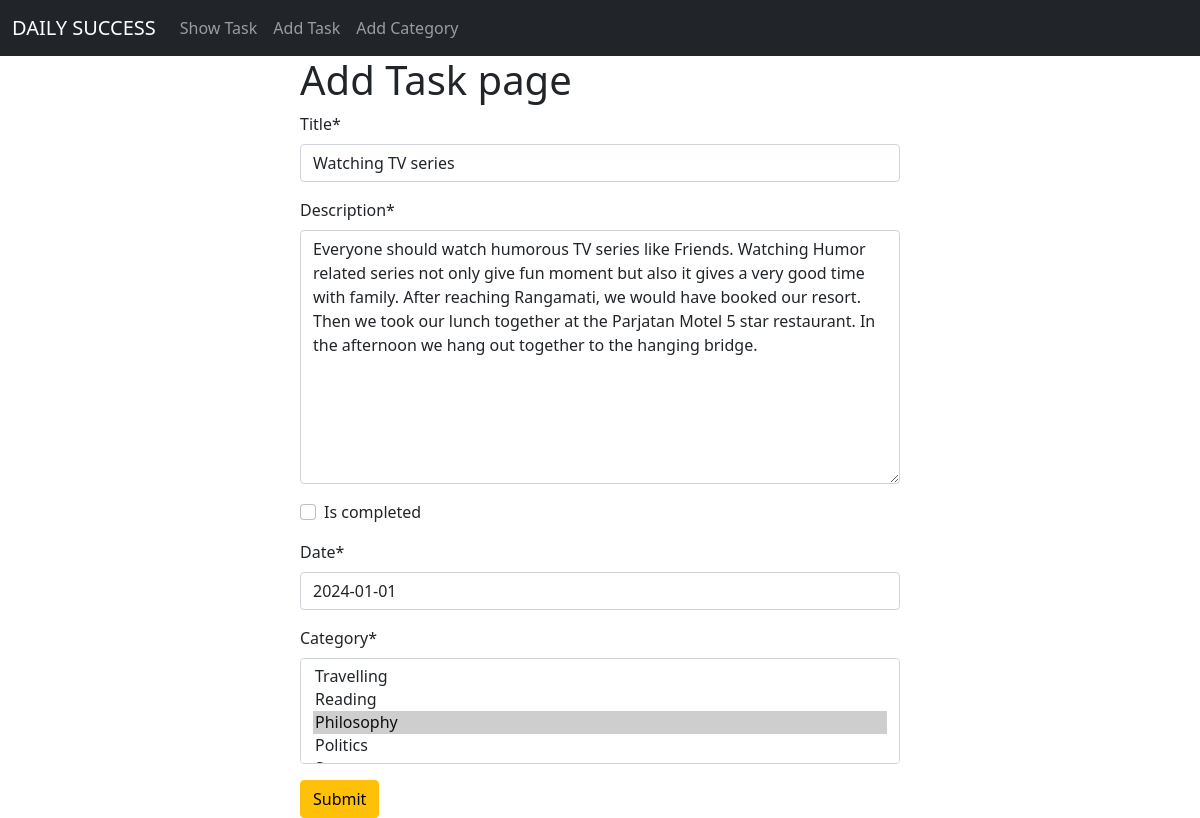
Screenshot of /post/edit/3 with the database file from the repository.
### posts/models.py (models this page shows, shortened)
class TaskModel(models.Model):
    title =  models.CharField(max_length=50)
    description = models.TextField()
    is_completed = models.BooleanField(default=False)
    date = models.DateField()
    category = models.ManyToManyField(TaskCategory)

### posts/views.py (the view)
# urls.py: path('edit/<int:id>', views.edit_task, name='edit_task'),
def edit_task(request, id):
    task = models.TaskModel.objects.get(pk=id)
    task_form = forms.TaskModelForm(instance=task)
    if request.method == 'POST':
        task_form = forms.TaskModelForm(request.POST, instance=task)
        if task_form.is_valid():
            task_form.save()
            return redirect('homepage')
    return render(request, 'add_task.html', {'form' : task_form})

### posts/forms.py
class TaskModelForm(forms.ModelForm):
    class Meta:
        model = TaskModel
        fields = '__all__'

### categories/models.py (called while the page is built)
    def __str__(self):
        return self.name

### posts/templates/add_task.html (shortened to what this page needs)
{% extends 'base.html' %}
{%  load crispy_forms_tags %}
{% block content %}
<form style="width:50% ; margin : auto" method="post">
    <h1>Add Task page</h1>
{{form | crispy}}
<button class="btn btn-warning">Submit</button>
</form>
{% endblock %}

### rows the page displays
TaskModel: title "Watching TV series", description "Everyone should watch humorous TV series like Friends. Watching Humor related series not only give fun moment but also it gives a very good time with family. After reaching Rangamati, we would have booked our resort. Then we took our lunch together at the Parjatan Motel 5 star restaurant. In the afternoon we hang out together to the hanging bridge.", date "2024-01-01"
